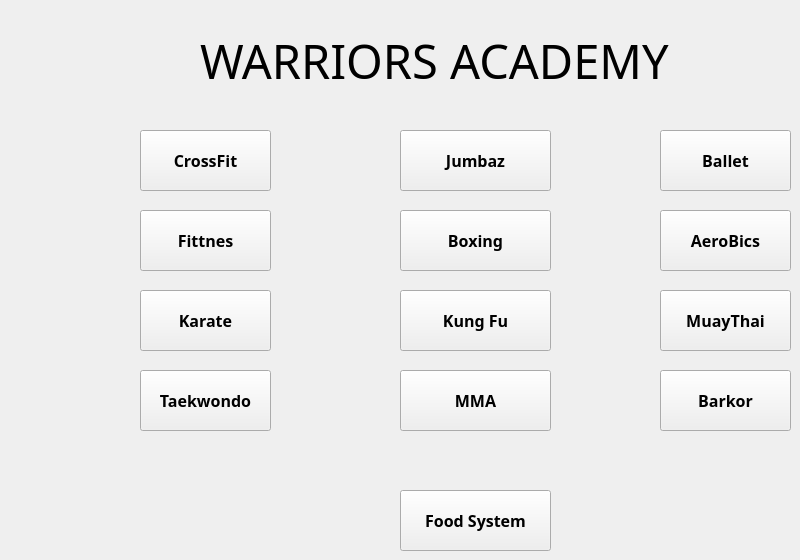
    <widget class="QWidget" name="tab_2">
     <attribute name="title">
      <string>Home</string>
     </attribute>
     <widget class="QPushButton" name="pushButton_14">
      <property name="geometry">
       <rect>
        <x>660</x>
        <y>290</y>
        <width>131</width>
        <height>61</height>
       </rect>
      </property>
      <property name="font">
       <font>
        <family>Felix Titling</family>
        <pointsize>12</pointsize>
        <weight>75</weight>
        <bold>true</bold>
       </font>
      </property>
      <property name="cursor">
       <cursorShape>PointingHandCursor</cursorShape>
      </property>
      <property name="text">
       <string>MuayThai</string>
      </property>
     </widget>
     <widget class="QPushButton" name="pushButton_12">
      <property name="geometry">
       <rect>
        <x>660</x>
        <y>210</y>
        <width>131</width>
        <height>61</height>
       </rect>
      </property>
      <property name="font">
       <font>
        <family>Felix Titling</family>
        <pointsize>12</pointsize>
        <weight>75</weight>
        <bold>true</bold>
       </font>
      </property>
      <property name="cursor">
       <cursorShape>PointingHandCursor</cursorShape>
      </property>
      <property name="text">
       <string>AeroBics</string>
      </property>
     </widget>
     <widget class="QPushButton" name="pushButton_20">
      <property name="geometry">
       <rect>
        <x>400</x>
        <y>370</y>
        <width>151</width>
        <height>61</height>
       </rect>
      </property>
      <property name="font">
       <font>
        <family>Felix Titling</family>
        <pointsize>12</pointsize>
        <weight>75</weight>
        <bold>true</bold>
       </font>
      </property>
      <property name="cursor">
       <cursorShape>PointingHandCursor</cursorShape>
      </property>
      <property name="text">
       <string>MMA</string>
      </property>
     </widget>
     <widget class="QPushButton" name="pushButton_23">
      <property name="geometry">
       <rect>
        <x>140</x>
        <y>210</y>
        <width>131</width>
        <height>61</height>
       </rect>
      </property>
      <property name="font">
       <font>
        <family>Felix Titling</family>
        <pointsize>12</pointsize>
        <weight>75</weight>
        <bold>true</bold>
       </font>
      </property>
      <property name="cursor">
       <cursorShape>PointingHandCursor</cursorShape>
      </property>
      <property name="text">
       <string>Fittnes</string>
      </property>
     </widget>
     <widget class="QPushButton" name="pushButton_19">
      <property name="geometry">
       <rect>
        <x>660</x>
        <y>370</y>
        <width>131</width>
        <height>61</height>
       </rect>
      </property>
      <property name="font">
       <font>
        <family>Felix Titling</family>
        <pointsize>12</pointsize>
        <weight>75</weight>
        <bold>true</bold>
       </font>
      </property>
      <property name="cursor">
       <cursorShape>PointingHandCursor</cursorShape>
      </property>
      <property name="text">
       <string>Barkor</string>
      </property>
     </widget>
     <widget class="QPushButton" name="pushButton_21">
      <property name="geometry">
       <rect>
        <x>140</x>
        <y>130</y>
        <width>131</width>
        <height>61</height>
       </rect>
      </property>
      <property name="font">
       <font>
        <family>Felix Titling</family>
        <pointsize>12</pointsize>
        <weight>75</weight>
        <bold>true</bold>
       </font>
      </property>
      <property name="cursor">
       <cursorShape>PointingHandCursor</cursorShape>
      </property>
      <property name="text">
       <string>CrossFit</string>
      </property>
     </widget>
     <widget class="QPushButton" name="pushButton_24">
      <property name="geometry">
       <rect>
        <x>400</x>
        <y>490</y>
        <width>151</width>
        <height>61</height>
       </rect>
      </property>
      <property name="font">
       <font>
        <family>Felix Titling</family>
        <pointsize>12</pointsize>
        <weight>75</weight>
        <bold>true</bold>
       </font>
      </property>
      <property name="cursor">
       <cursorShape>PointingHandCursor</cursorShape>
      </property>
      <property name="text">
       <string>Food System</string>
      </property>
     </widget>
     <widget class="QPushButton" name="pushButton_13">
      <property name="geometry">
       <rect>
        <x>660</x>
        <y>130</y>
        <width>131</width>
        <height>61</height>
       </rect>
      </property>
      <property name="font">
       <font>
        <family>Felix Titling</family>
        <pointsize>12</pointsize>
        <weight>75</weight>
        <bold>true</bold>
       </font>
      </property>
      <property name="cursor">
       <cursorShape>PointingHandCursor</cursorShape>
      </property>
      <property name="text">
       <string>Ballet</string>
      </property>
     </widget>
     <widget class="QPushButton" name="pushButton_15">
      <property name="geometry">
       <rect>
        <x>400</x>
        <y>130</y>
        <width>151</width>
        <height>61</height>
       </rect>
      </property>
      <property name="font">
       <font>
        <family>Felix Titling</family>
        <pointsize>12</pointsize>
        <weight>75</weight>
        <bold>true</bold>
       </font>
      </property>
      <property name="cursor">
       <cursorShape>PointingHandCursor</cursorShape>
      </property>
      <property name="text">
       <string>Jumbaz</string>
      </property>
     </widget>
     <widget class="QPushButton" name="pushButton_18">
      <property name="geometry">
       <rect>
        <x>140</x>
        <y>370</y>
        <width>131</width>
        <height>61</height>
       </rect>
      </property>
      <property name="font">
       <font>
        <family>Felix Titling</family>
        <pointsize>12</pointsize>
        <weight>75</weight>
        <bold>true</bold>
       </font>
      </property>
      <property name="cursor">
       <cursorShape>PointingHandCursor</cursorShape>
      </property>
      <property name="text">
       <string>Taekwondo</string>
      </property>
     </widget>
     <widget class="QPushButton" name="pushButton_17">
      <property name="geometry">
       <rect>
        <x>400</x>
        <y>210</y>
        <width>151</width>
        <height>61</height>
       </rect>
      </property>
      <property name="font">
       <font>
        <family>Felix Titling</family>
        <pointsize>12</pointsize>
        <weight>75</weight>
        <bold>true</bold>
       </font>
      </property>
      <property name="cursor">
       <cursorShape>PointingHandCursor</cursorShape>
      </property>
      <property name="text">
       <string>Boxing</string>
      </property>
     </widget>
     <widget class="QPushButton" name="pushButton_22">
      <property name="geometry">
       <rect>
        <x>400</x>
        <y>290</y>
        <width>151</width>
        <height>61</height>
       </rect>
      </property>
      <property name="font">
       <font>
        <family>Felix Titling</family>
        <pointsize>12</pointsize>
        <weight>75</weight>
        <bold>true</bold>
       </font>
      </property>
      <property name="cursor">
       <cursorShape>PointingHandCursor</cursorShape>
      </property>
      <property name="text">
       <string>Kung Fu</string>
      </property>
     </widget>
     <widget class="QPushButton" name="pushButton_16">
      <property name="geometry">
       <rect>
        <x>140</x>
        <y>290</y>
        <width>131</width>
        <height>61</height>
       </rect>
      </property>
      <property name="font">
       <font>
        <family>Felix Titling</family>
        <pointsize>12</pointsize>
        <weight>75</weight>
        <bold>true</bold>
       </font>
      </property>
      <property name="cursor">
       <cursorShape>PointingHandCursor</cursorShape>
      </property>
      <property name="text">
       <string>Karate</string>
      </property>
     </widget>
     <widget class="QLabel" name="label">
      <property name="geometry">
       <rect>
        <x>200</x>
        <y>30</y>
        <width>501</width>
        <height>61</height>
       </rect>
      </property>
      <property name="font">
       <font>
        <family>Javanese Text</family>
        <pointsize>35</pointsize>
       </font>
      </property>
      <property name="text">
       <string>WARRIORS ACADEMY</string>
      </property>
     </widget>
    </widget>
